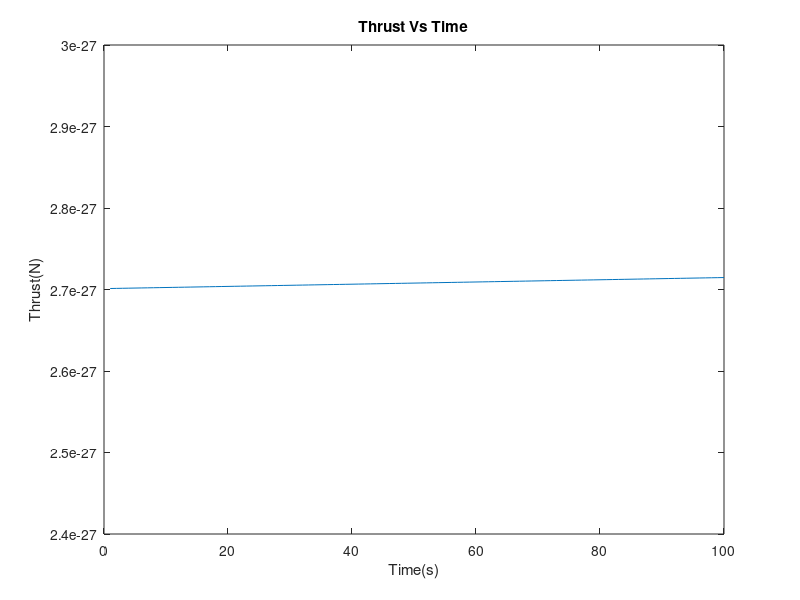
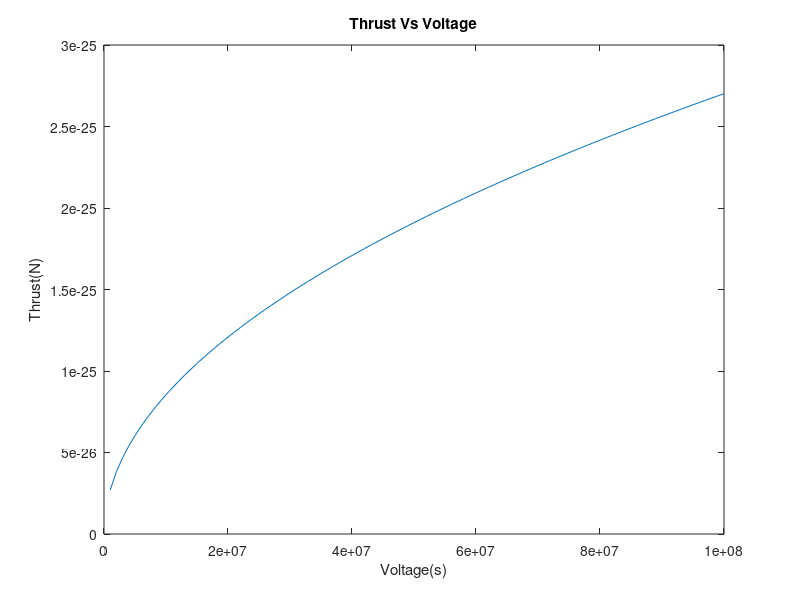

The MATLAB source for these figures, in order:
clc

%Constants

q = 1.602*10^-19;%charge of electron
m = 9.109*10^-31;%mass of electron
rocketMass = 2000;%kilograms
ionFlowRate = 10000;%ion/sec
massOfIon = 1*10^-5;%kg/ion
massOverTime = ionFlowRate*massOfIon;

%End Constants

%Array
timeArray = 1:100;
voltageArray = 1:100;
voltageArray = 1*10^6*voltageArray;%millions
ThrustTime = 1:100;
ThrustVoltage = 1:100;

for n = 1:100;
    if n == 1
        ThrustTime(n) = m*sqrt(2*q*10000/m)*log((rocketMass)/(rocketMass - massOverTime*timeArray(n))); 
    else
        ThrustTime(n) = m*sqrt(2*q*10000/m)*log((rocketMass - massOverTime*timeArray(n-1))/(rocketMass - massOverTime*timeArray(n))); 
    end
end

for n = 1:100;
    if n == 1
        ThrustVoltage(n) = m*sqrt(2*q*voltageArray(n)/m)*log((rocketMass)/(rocketMass - massOverTime*timeArray(1))); 
    else
        ThrustVoltage(n) = m*sqrt(2*q*voltageArray(n)/m)*log((rocketMass - massOverTime*timeArray(1))/(rocketMass - massOverTime*timeArray(2))); 
    end
end

figure
plot(timeArray, ThrustTime);
title('Thrust Vs Time');
xlabel('Time(s)');
ylabel('Thrust(N)');
figure
plot(voltageArray, ThrustVoltage);
title('Thrust Vs Voltage');
xlabel('Voltage(s)');
ylabel('Thrust(N)');